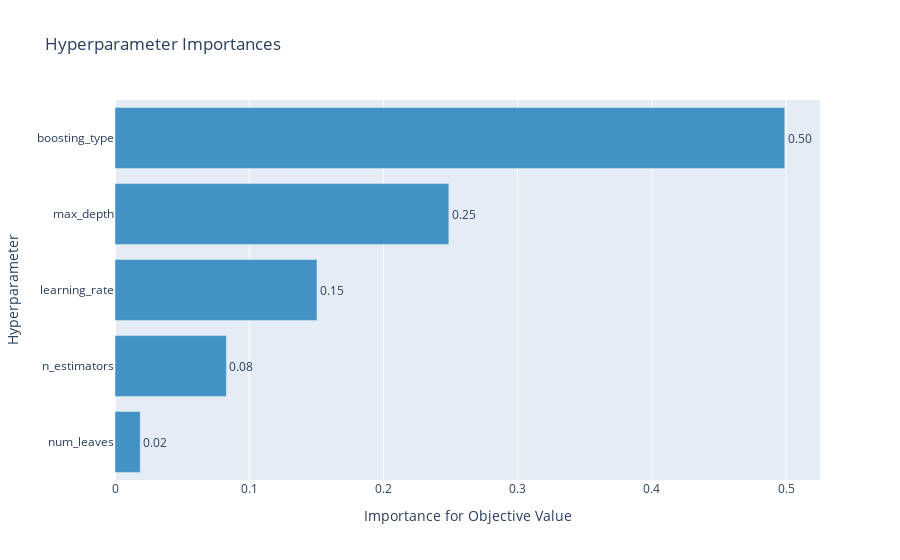

This figure's notebook cell:
### Code cell
optuna.visualization.plot_param_importances(study)

### Figure 1 — Plotly figure (JSON) as saved in the notebook; plotly's stock layout.template omitted (floating-point values rounded to 4 significant figures)
{"data": [{"cliponaxis": false, "hovertemplate": ["num_leaves (IntUniformDistribution): 0.01879287183748282<extra></extra>", "n_estimators (IntUniformDistribution): 0.0830089883647234<extra></extra>", "learning_rate (UniformDistribution): 0.15047664916521697<extra></extra>", "max_depth (IntUniformDistribution): 0.2487277273850264<extra></extra>", "boosting_type (CategoricalDistribution): 0.49899376324755035<extra></extra>"], "marker": {"color": "rgb(66,146,198)"}, "orientation": "h", "text": ["0.01879287183748282", "0.0830089883647234", "0.15047664916521697", "0.2487277273850264", "0.49899376324755035"], "textposition": "outside", "texttemplate": "%{text:.2f}", "type": "bar", "x": [0.01879, 0.08301, 0.1505, 0.2487, 0.499], "y": ["num_leaves", "n_estimators", "learning_rate", "max_depth", "boosting_type"]}], "layout": {"showlegend": false, "title": {"text": "Hyperparameter Importances"}, "xaxis": {"title": {"text": "Importance for Objective Value"}}, "yaxis": {"title": {"text": "Hyperparameter"}}}}
